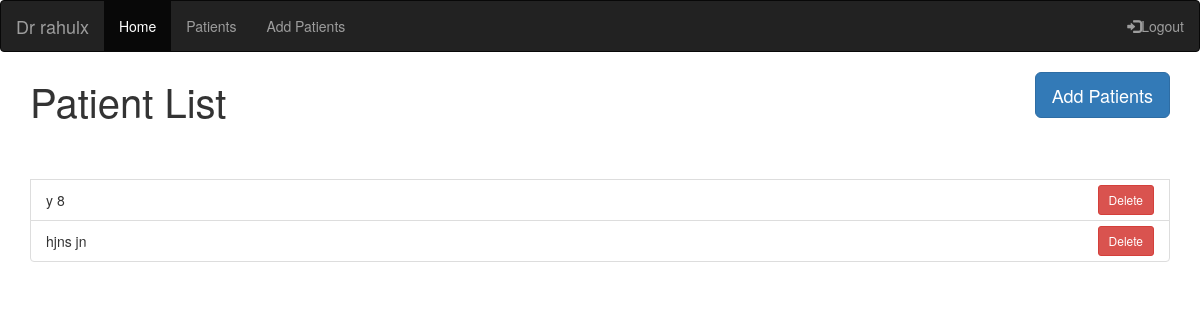
Before: /patients/ (signed in) with the older database file.
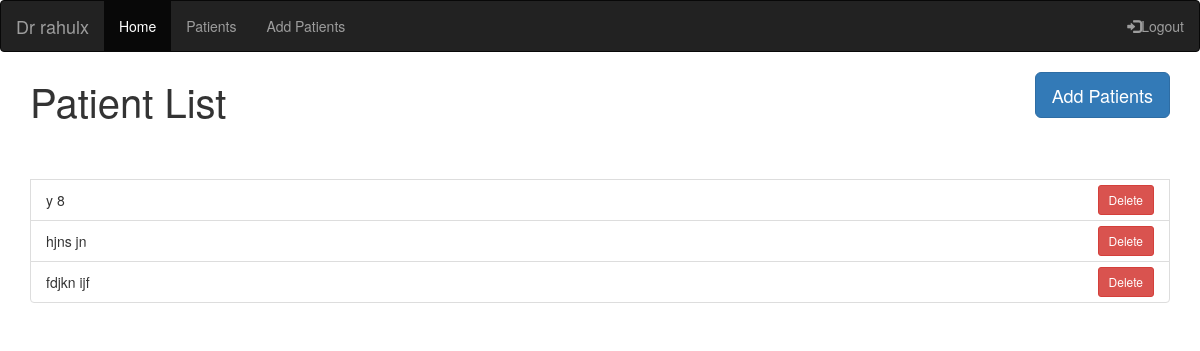
After: the same page with the newer database file.
### pages/models.py (models this page shows)
class Patient(models.Model):
    user = models.ForeignKey(User,on_delete=models.CASCADE)
    first_name = models.CharField(max_length=30)
    last_name = models.CharField(max_length=30)
    age = models.IntegerField()
    numvisit = models.IntegerField()
    detail = models.TextField(max_length=300)

### pages/views.py (the view)
# urls.py: path('patients/',patients,name="patients"),
def patients(request):
    if request.user.is_authenticated:
        obj = Patient.objects.filter(user=request.user.pk)
        return render(request,"pages/patients.html",context={'names': obj})
    else:
        return render(request,"register/login.html")

### pages/templates/pages/patients.html (shortened to what this page needs)
    <!DOCTYPE html>
    <html lang="en">
    <head>
        {% load static %}
        <link rel="stylesheet" href="https://maxcdn.bootstrapcdn.com/bootstrap/3.4.0/css/bootstrap.min.css">
    </head>
    <body>
    {% include 'pages/nav.html' %}
    <div class="container">
        <p>Patient List
        <a class="btn btn-primary btn-lg add" role ="button" href="/patientadd">Add Patients</a>
    </p>
    <div class="list-group">
        <br>
        <br>
    {% for i in names %}
    <li  class="list-group-item" >{{i.first_name}}  {{i.last_name}} <a class="btn btn-danger btn-sm" href="{% url 'remove' pk=i.pk %}"> Delete</a> </li>
    {% endfor %}
    </div>
</div>
</body>
</html>

Changed rows visible on the page:
added Patient: first_name "fdjkn", last_name "ijf"
